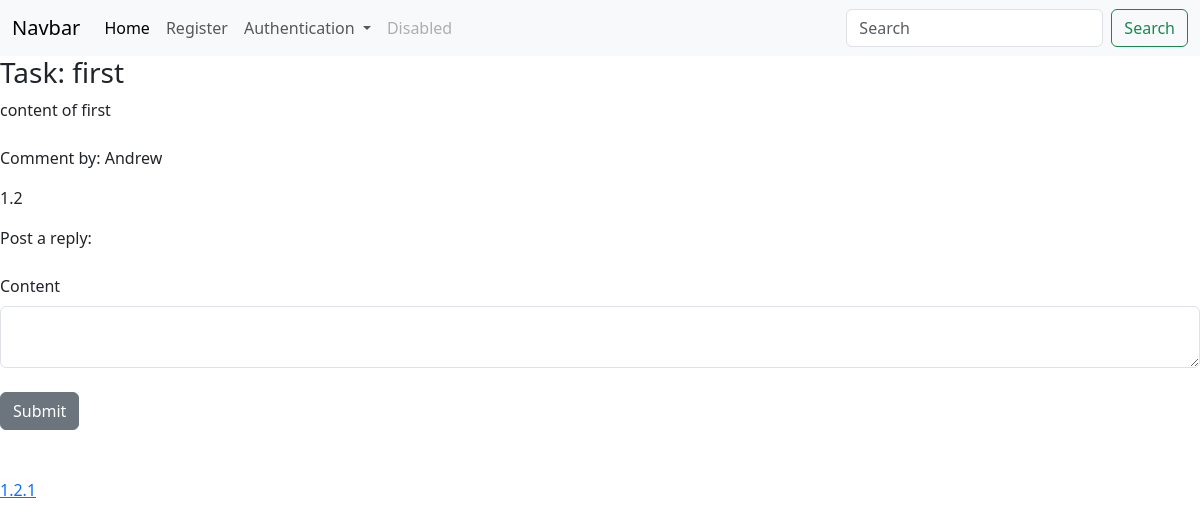
The app's page /comment/2 (signed in) with its own data.
### app/models/models.py (models this page shows, shortened)
class GroupTasks(db.Model): # TODO reference other users, and each user can see their tasks
    id = db.Column(db.Integer, primary_key=True)
    poster_id = db.Column(db.Integer, db.ForeignKey('users.id'))
    title = db.Column(db.String(55))
    content = db.Column(db.Text)
    due_date = db.Column(db.DateTime, default=datetime.utcnow)
    date_posted = db.Column(db.DateTime, default=datetime.utcnow)
    status = db.Column(db.Integer, default = 0)
    tally = db.Column(db.Integer, default = 0)

class Users(db.Model, UserMixin):
    id = db.Column(db.Integer, primary_key=True)
    key = db.Column(db.String(20), nullable=False)
    username = db.Column(db.String(20), nullable=False, unique=True)
    name = db.Column(db.String(40), nullable=False)
    date_added = db.Column(db.DateTime, default=datetime.utcnow)
    password_hash = db.Column(db.String(128))
    @property
    def password(self):
        raise AttributeError('password is not a readable attribute!')

class GroupTasksComments(db.Model):
    id = db.Column(db.Integer, primary_key=True, autoincrement=True)
    task_id = db.Column(db.Integer, db.ForeignKey('group_tasks.id'))
    parent_id = db.Column(db.Integer, db.ForeignKey('group_tasks_comments.id'), nullable=True, default = 0) # null by default
    poster_id = db.Column(db.Integer, db.ForeignKey('users.id'))
    content = db.Column(db.String(1000), nullable=False)
    date_posted = db.Column(db.DateTime, default=datetime.utcnow)
    last_updated = db.Column(db.DateTime, default=datetime.utcnow)
    tally = db.Column(db.Integer, default = 0)

### app/dash/routes.py (the view)
@dash_bp.route("/comment/<int:id>", methods=['GET', 'POST'])
@login_required
def comment(id):
    comment_form = GroupTaskCommentForm()
    if comment_form.validate_on_submit():
        task_id = paul.get_comment(id).task_id
        return paul.post_threaded_comment_and_redirect(comment_form, id,task_id)
    comments = paul.get_threaded_comments(id)
    parent_comment = paul.get_comment(id)
    name = paul.get_poster_name(parent_comment.poster_id)
    task = paul.get_root_task(id)
    comment_form.content.data = ''
    return render_template("comment.html", id=id, comments=comments, parent_comment=parent_comment, comment_form=comment_form, name=name, task=task)

### app/forms.py
class GroupTaskCommentForm(FlaskForm):
    content = CKEditorField('Content', validators=[DataRequired()])
    submit = SubmitField("Submit")

class SearchForm(FlaskForm):
    searched = StringField("Searched", validators=[DataRequired()])
    submit = SubmitField("Submit")

### app/DataInterface/group.py (called while the page is built)
    def get_comment(self, id):
        return GroupTasksComments.query.get_or_404(id)

    def get_threaded_comments(self, id):
        comments = []
        get_comments = GroupTasksComments.query.filter_by(parent_id = id)
        for i in get_comments:
            comments.append(i)
        return comments

    def get_poster_name(self, poster_id ):
        return Users.query.filter_by(id = poster_id).first().name

    def get_root_task(self, comment_id):
        comment = self.get_comment(comment_id)
        task_id = comment.task_id
        task = GroupTasks.query.filter_by(id=task_id).first()
        return task

### run.py (called while the page is built)
@app.context_processor
def base():
    form = SearchForm()
    return dict(form=form)

### app/templates/comment.html (shortened to what this page needs)
{% extends 'base.html' %}
{% block content %}
<h3> Task: {{task.title}}</h3>
{{task.content}}
<br><br>
<p>Comment by: {{ name }}</p>
<p style="max-width: 500px; word-wrap: break-word; width: 500px;">{{ parent_comment.content }}</p>
Post a reply:
<form method="POST">
    <br/>
    {{ comment_form.content.label(class="form-label") }}
    {{ comment_form.content(class="form-control") }}
    <br/>
    {{ comment_form.submit(class="btn btn-secondary") }}
</form>
<br><br>
{%for u in comments%}
<tbody style="margin-left: 50px;">
  <tr>
    <td colspan="2" style="max-width: 500px;"> <a href="{{url_for('dash_bp.comment', id=u.id)}}">{{u.content}}</a></td>
    <br>
</tr>
</tbody>
{%endfor%}
{%endblock%}

### records on screen
GroupTasks: title "first", content "content of first"
Users: name "Andrew"
GroupTasksComments: content "1.2"
GroupTasksComments: content "1.2.1"

### other values on screen
{{ comment_form.content.label(class="form-label") }} "Content"
